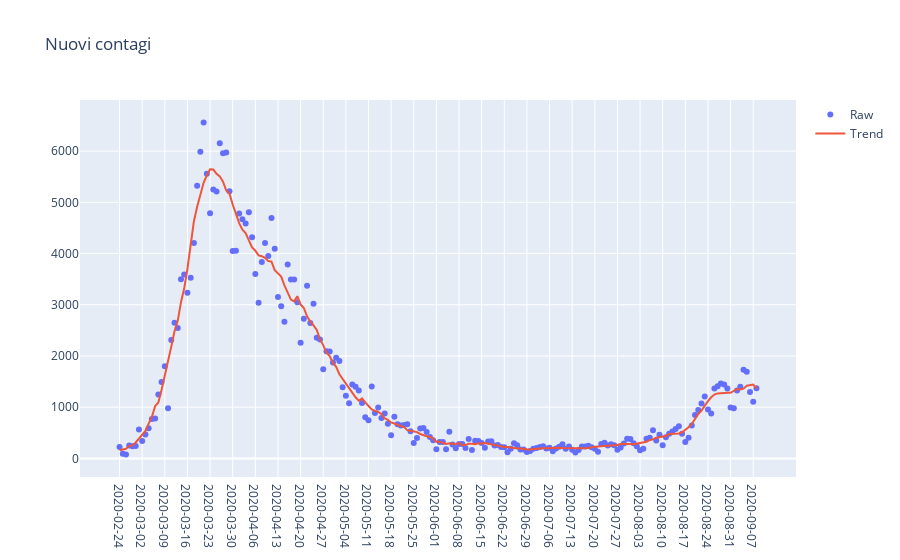

Notebook code for this chart:
### Code cell
fig = go.Figure()

# Add traces
fig.add_trace(go.Scatter(x=day_counter,
                         y=trend['nuovi_positivi']['Italia'],
                         mode='markers',
                         name='Raw'))
fig.add_trace(go.Scatter(x=day_counter,
                         y=moving_function_rev1(trend['nuovi_positivi']['Italia'],np.mean,3,3),
                         mode='lines',
                         name='Trend'))
fig.update_layout(title='Nuovi contagi',
                  yaxis_zeroline=True, xaxis_zeroline=False)
#fig.update_layout(
#    xaxis = dict(
#        tickmode = 'array',
#        tickvals = np.arange(0,len(day_counter),7),
#        ticktext = [g for g in giorni[np.arange(0,len(day_counter),7)]]
#    )
#)

fig.update_layout(
        xaxis_tickmode = 'array',
        xaxis_tickvals = np.arange(0,len(day_counter),7),
        xaxis_ticktext = [g for g in giorni[np.arange(0,len(day_counter),7)]])
fig.show()

### Figure 1 — Plotly figure (JSON) as saved in the notebook; plotly's stock layout.template omitted (floating-point values rounded to 4 significant figures; data arrays with more than 128 entries replaced by an {"elided": "..."} marker saying what was removed)
{"data": [{"mode": "markers", "name": "Raw", "type": "scatter", "x": {"elided": "198 int values"}, "y": {"elided": "198 int values"}}, {"mode": "lines", "name": "Trend", "type": "scatter", "x": {"elided": "198 int values"}, "y": {"elided": "198 float values"}}], "layout": {"title": {"text": "Nuovi contagi"}, "xaxis": {"tickmode": "array", "ticktext": ["2020-02-24", "2020-03-02", "2020-03-09", "2020-03-16", "2020-03-23", "2020-03-30", "2020-04-06", "2020-04-13", "2020-04-20", "2020-04-27", "2020-05-04", "2020-05-11", "2020-05-18", "2020-05-25", "2020-06-01", "2020-06-08", "2020-06-15", "2020-06-22", "2020-06-29", "2020-07-06", "2020-07-13", "2020-07-20", "2020-07-27", "2020-08-03", "2020-08-10", "2020-08-17", "2020-08-24", "2020-08-31", "2020-09-07"], "tickvals": [0, 7, 14, 21, 28, 35, 42, 49, 56, 63, 70, 77, 84, 91, 98, 105, 112, 119, 126, 133, 140, 147, 154, 161, 168, 175, 182, 189, 196], "zeroline": false}, "yaxis": {"zeroline": true}}}
